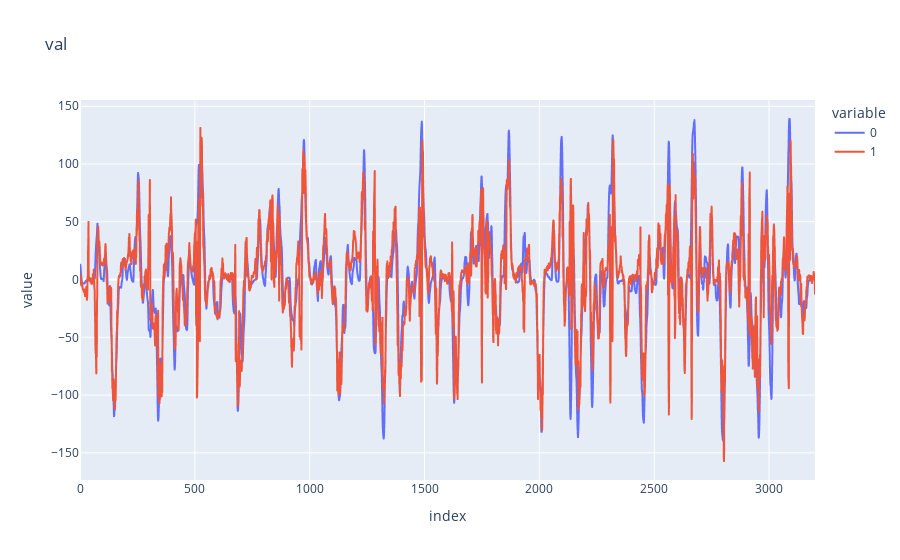

Here is the notebook cell this chart was saved with:
### Code cell
px.line(np.c_[y[:, 2], y_pred[:, 2]]*100, title='val')

### Figure 1 — Plotly figure (JSON) as saved in the notebook; plotly's stock layout.template omitted (floating-point values rounded to 4 significant figures; data arrays with more than 128 entries replaced by an {"elided": "..."} marker saying what was removed)
{"data": [{"hovertemplate": "variable=0<br>index=%{x}<br>value=%{y}<extra></extra>", "legendgroup": "0", "line": {"color": "#636efa", "dash": "solid"}, "marker": {"symbol": "circle"}, "mode": "lines", "name": "0", "showlegend": true, "type": "scattergl", "x": {"elided": "3201 int values"}, "xaxis": "x", "y": {"elided": "3201 float values"}, "yaxis": "y"}, {"hovertemplate": "variable=1<br>index=%{x}<br>value=%{y}<extra></extra>", "legendgroup": "1", "line": {"color": "#EF553B", "dash": "solid"}, "marker": {"symbol": "circle"}, "mode": "lines", "name": "1", "showlegend": true, "type": "scattergl", "x": {"elided": "3201 int values"}, "xaxis": "x", "y": {"elided": "3201 float values"}, "yaxis": "y"}], "layout": {"legend": {"title": {"text": "variable"}, "tracegroupgap": 0}, "title": {"text": "val"}, "xaxis": {"anchor": "y", "domain": [0, 1], "title": {"text": "index"}}, "yaxis": {"anchor": "x", "domain": [0, 1], "title": {"text": "value"}}}}
